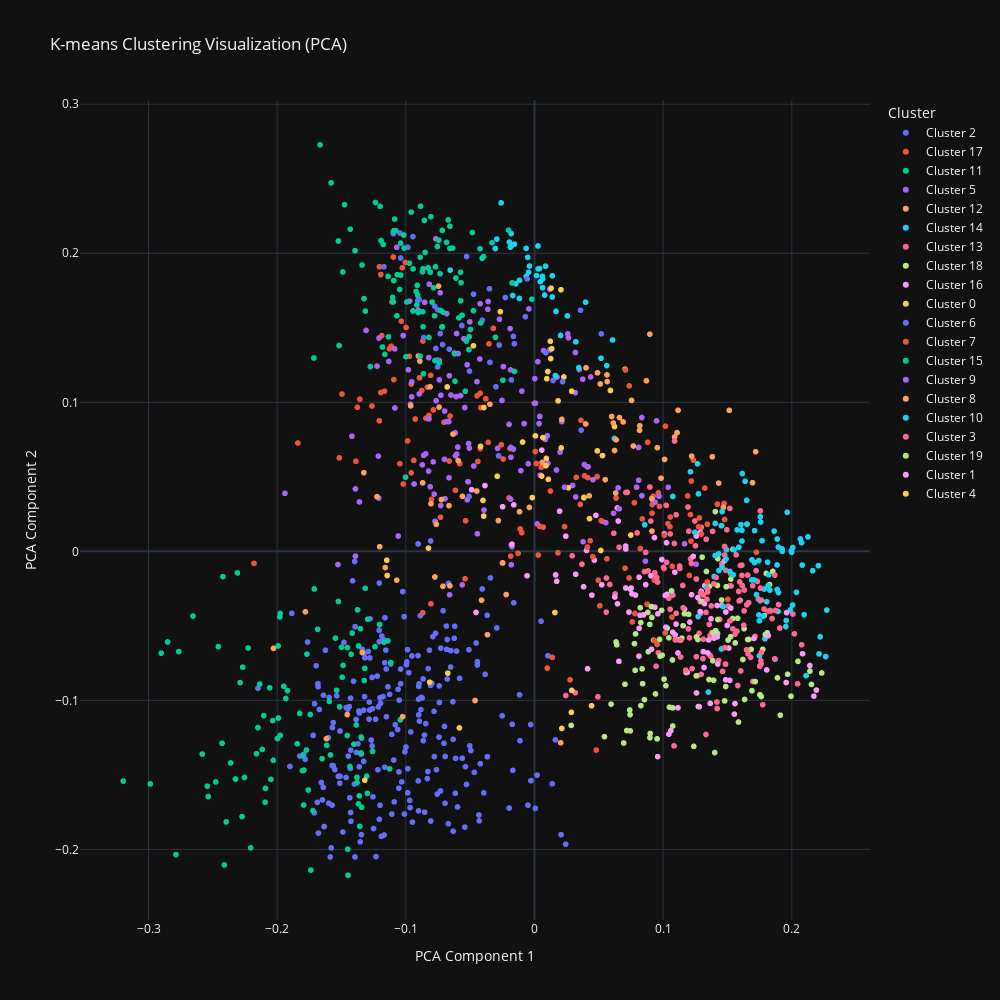

Notebook cell for this chart:
### Code cell
pca = PCA(n_components=2)
reduced_vectors = pca.fit_transform(dense_vectors)

unique_labels = np.unique(cluster_labels)

df = pd.DataFrame(
    {
        "PCA Component 1": reduced_vectors[:, 0],
        "PCA Component 2": reduced_vectors[:, 1],
        "Cluster": [f"Cluster {label}" for label in cluster_labels],
    }
)

fig = px.scatter(
    df,
    x="PCA Component 1",
    y="PCA Component 2",
    color="Cluster",
    color_discrete_sequence=px.colors.qualitative.Plotly,
    title="K-means Clustering Visualization (PCA)",
)

fig.update_layout(
    xaxis_title="PCA Component 1",
    yaxis_title="PCA Component 2",
    legend_title="Cluster",
    width=1000,
    height=1000,
)

fig.show()
